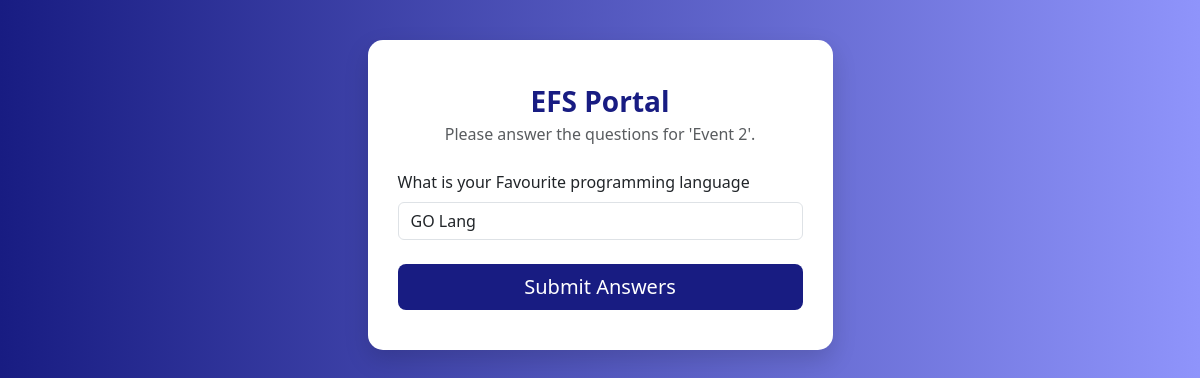
Screenshot of /event_question/7/ (signed in) with the database file from the repository.
### core/models.py (models this page shows, shortened)
class Event(models.Model):
    class EventType(models.TextChoices):
        PHYSICAL = 'Physical', 'Physical'
        ONLINE = 'Online', 'Online'
        HYBRID = 'Hybrid', 'Hybrid'
    name = models.CharField(max_length=200)
    start_datetime = models.DateTimeField(help_text="The date and time the event starts.")
    end_datetime = models.DateTimeField(
        help_text="The date and time the event ends.",
        blank=True, # Make it optional, as some events might be single points in time
        null=True
    )
    created_at = models.DateTimeField(auto_now_add=True, help_text="The date the event was created in the system.")
    event_type = models.CharField(
        max_length=10,
        choices=EventType.choices,
        default=EventType.PHYSICAL,
        help_text="The format of the event."
    )
    physical_location = models.CharField(
        max_length=255,
        blank=True,
        help_text="The address or venue for physical or hybrid events."
    )
    online_link = models.URLField(
        max_length=255,
        blank=True,
        help_text="The meeting/stream link for online or hybrid events."
    )
    description = models.TextField(blank=True, help_text="Optional: A detailed description of the event.")
    is_active = models.BooleanField(default=True, help_text="Uncheck this to hide the event from public view.")
    speakers = models.ManyToManyField(
        'Speaker',
        blank=True,
        related_name='events',
        help_text="Select speakers for this event."
    )
    featured_image = models.ImageField(
        upload_to='event_images/',
        blank=True,
        null=True,
        help_text="A featured image for the event, displayed on home/list pages."
    )
    class Meta:
        ordering = ['start_datetime']
        verbose_name = "Event"
        verbose_name_plural = "Events"

class EventQuestion(models.Model):
    FIELD_TYPE_CHOICES = [
        ('text', 'Text (Single Line)'),
        ('textarea', 'Text (Multi-Line)'),
        ('dropdown', 'Dropdown'),
        ('radio', 'Radio Buttons'),
        ('checkbox', 'Checkboxes (Multiple Answers)'),
    ]
    event = models.ForeignKey(Event, on_delete=models.CASCADE, related_name='questions')
    label = models.CharField(max_length=255, help_text="The question text that the user will see.")
    field_type = models.CharField(max_length=20, choices=FIELD_TYPE_CHOICES)
    is_required = models.BooleanField(default=False)
    choices = models.TextField(
        blank=True,
        help_text="For Dropdown, Radio, or Checkbox fields. Enter one choice per line."
    )
    order = models.PositiveIntegerField(default=0, help_text="The order in which the question will appear on the form.")
    class Meta:
        ordering = ['order']
        verbose_name = "Event Question"
        verbose_name_plural = "Event Questions"
    def get_choices_as_list(self):
        return [choice.strip() for choice in self.choices.splitlines() if choice.strip()]

### core/views.py (the view)
# urls.py: path('event_question/<int:event_id>/', views.answer_event_questions, name='answer_event_questions'),
@login_required
def answer_event_questions(request, event_id):
    event = get_object_or_404(Event, pk=event_id)
    user = request.user
    if Attendee.objects.filter(user=user, event=event).exists():
        messages.info(request, f"You have already registered and answered the questions for '{event.name}'.")
        return redirect('efs_dashboard')
    if request.method == 'POST':
        form = DynamicQuestionsForm(request.POST, event=event)
        if form.is_valid():
            try:
                with transaction.atomic():
                    attendee = Attendee.objects.create(user=user, event=event)
                    for key, value in form.cleaned_data.items():
                        if key.startswith('custom_question_'):
                            question_id = int(key.replace('custom_question_', ''))
                            question = EventQuestion.objects.get(id=question_id)
                            answer_value = ", ".join(value) if isinstance(value, list) else str(value)
                            AttendeeAnswer.objects.create(
                                attendee=attendee,
                                question=question,
                                answer=answer_value
                            )
                messages.success(request, f"Thank you! Your answers for '{event.name}' have been saved.")
                return redirect('efs_dashboard') # Redirect to a success page
            except Exception as e:
                messages.error(request, f"An error occurred: {e}")
    else: # GET request
        form = DynamicQuestionsForm(event=event)
    context = {
        'form': form,
        'event': event,
    }
    return render(request, 'efs_answer_questions.html', context)

### core/templatetags/form_filters.py (called while the page is built)
@register.filter(name='is_a')
def is_a(field, class_names_str):
    class_names = class_names_str.split(',')
    widget_class_name = field.__class__.__name__
    return widget_class_name in class_names

### templates/efs_answer_questions.html (shortened to what this page needs)
{% extends 'auth_base.html' %}
{% load form_filters %}
{% block main %}
<div class="container d-flex justify-content-center align-items-center h-100">
<div class="col-md-6 col-lg-5">
    <div class="ep-card mb-5">
    <div class="text-center mb-4">
        <div class="brand-logo">EFS Portal</div>
        <p class="text-muted">Please answer the questions for '{{ event.name }}'.</p>
    </div>
    <form method="post" action="{% url 'answer_event_questions' event.id %}">
        {% for field in form %}
            <div class="mb-3">
                <label class="form-label d-block ">{{ field.label }}{% if field.field.required %} <span class="text-danger">*</span>{% endif %}</label>
                {% if field.field.widget|is_a:"RadioSelect,CheckboxSelectMultiple" %}
                    <div class="p-2 rounded" style="border: 1px solid #ced4da;">
                        {% for choice in field %}
                        <div class="form-check">
                            {{ choice.tag|add_class:"form-check-input"|safe }}
                            <label for="{{ choice.id_for_label }}" class="form-check-label">{{ choice.choice_label }}</label>
                        </div>
                        {% endfor %}
                    </div>
                {% else %}
                    {{ field }}
                {% endif %}
            </div>
        {% endfor %}
        <div class="d-grid mt-4">
            <button type="submit" class="btn btn-primary btn-lg">Submit Answers</button>
        </div>
    </form>
    </div>
</div>
</div>
{% endblock %}

### static/users_style.css (style rules this page uses)
body { background: linear-gradient(to right, rgb(24, 28, 130), #8f94fb); }
.ep-card { background: #fff; border-radius: 15px; padding: 40px 30px; box-shadow: 0 10px 25px rgba(0,0,0,0.15); margin-top:2.5em; }
.brand-logo { font-size: 28px; font-weight: 600; color: rgb(24,28,130); }
.btn-primary { background-color:rgb(24,28,130); border: none; }
.form-label { font-weight: 500; }

### rows the page displays
Event: name "Event 2"
EventQuestion: label "What is your Favourite programming language"
